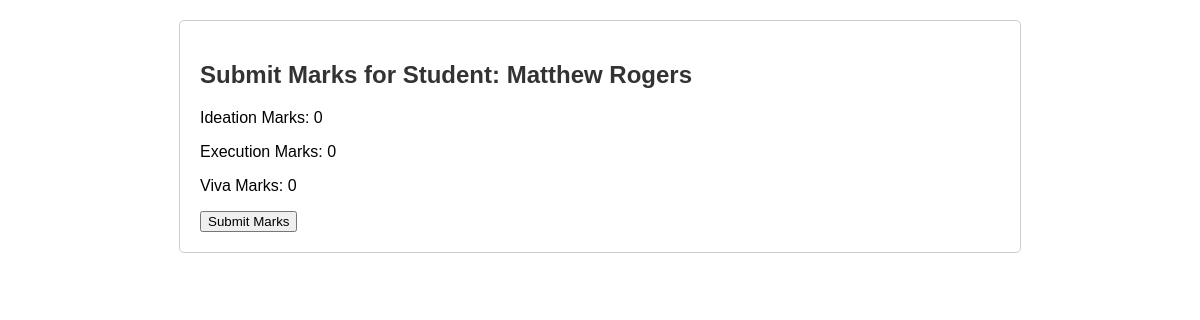
Screenshot of /mentors/3/submit-marks/6/ with the database file from the repository.
### evaldashboard/models.py (models this page shows, shortened)
class Evaluation(models.Model):
    mentor = models.ForeignKey(Mentor, on_delete=models.CASCADE, related_name='evaluations')
    student = models.ForeignKey(Student, on_delete=models.CASCADE, related_name='evaluations')
    ideation_marks = models.PositiveIntegerField(validators=[MinValueValidator(0), MaxValueValidator(10)])
    execution_marks = models.PositiveIntegerField(validators=[MinValueValidator(0), MaxValueValidator(10)])
    viva_marks = models.PositiveIntegerField(validators=[MinValueValidator(0), MaxValueValidator(10)])
    total_marks = models.PositiveIntegerField(editable=False, default=0)
    is_submitted = models.BooleanField(default=False)
    class Meta:
        unique_together = ('mentor', 'student')

class Student(models.Model):
    name = models.CharField(max_length=100)
    email = models.EmailField(unique=True)
    phone = models.CharField(max_length=15)

### evaldashboard/views.py (the view, shortened to what this page needs)
# urls.py: path('mentors/<int:mentor_id>/submit-marks/<int:evaluation_id>/', views.submit_marks, name='submit_marks'),
def submit_marks(request, mentor_id, evaluation_id):
    mentor = get_object_or_404(Mentor, id=mentor_id)
    evaluation = get_object_or_404(Evaluation, id=evaluation_id, mentor=mentor)
    return render(request, 'submit_marks.html', {'evaluation': evaluation})

### evaldashboard/templates/submit_marks.html (shortened to what this page needs)
{% extends 'base.html' %}
{% block content %}
    <h2>Submit Marks for Student: {{ evaluation.student.name }}</h2>
    <p>Ideation Marks: {{ evaluation.ideation_marks }}</p>
    <p>Execution Marks: {{ evaluation.execution_marks }}</p>
    <p>Viva Marks: {{ evaluation.viva_marks }}</p>
    <form method="post">
        <button type="submit">Submit Marks</button>
    </form>
{% endblock %}

### evaldashboard/templates/base.html (style rules this page uses)
body { font-family: Arial, sans-serif; margin: 20px; }
h1, h2 { color: #333; }

### rows the page displays
Evaluation: student.name "Matthew Rogers", ideation_marks "0", execution_marks "0", viva_marks "0"
